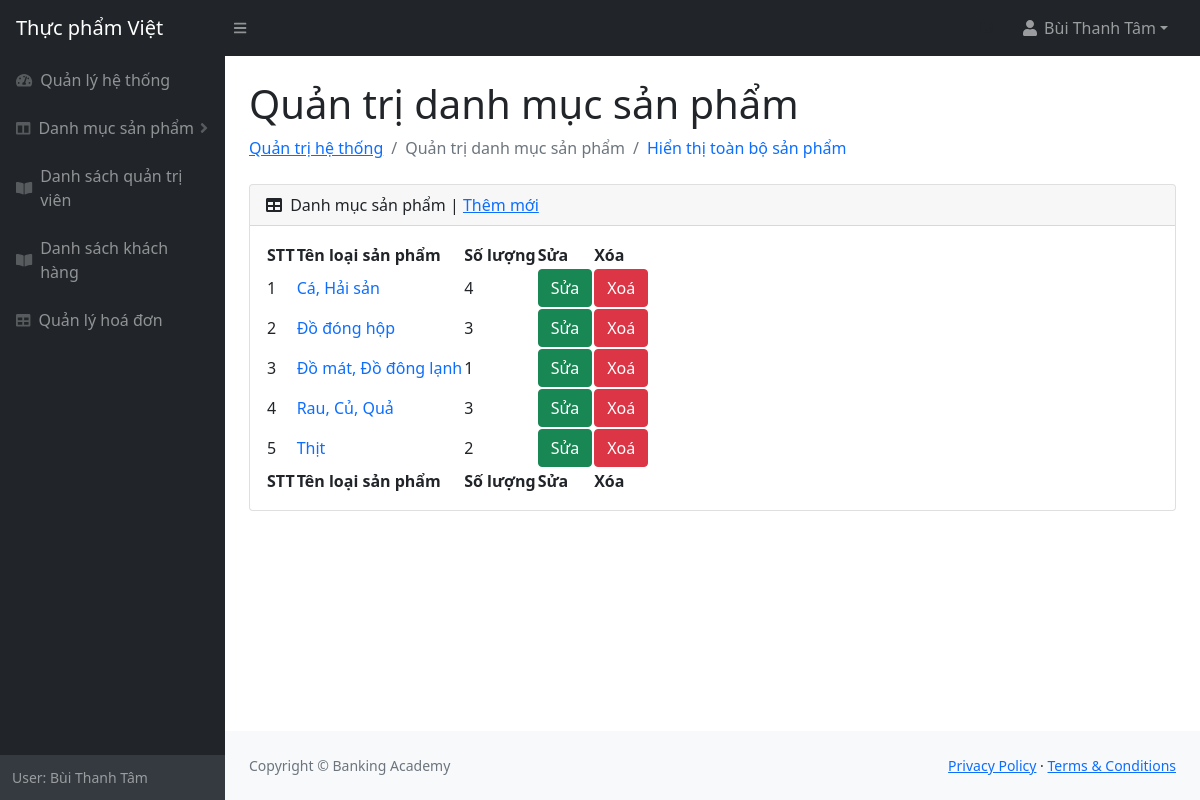
The app's page /admin/danhmuc.php (signed in) with its own data.
### tables this page shows
CREATE TABLE `tbl_loaisanpham` (
  `loaisanpham_id` int(11) NOT NULL,
  `ten_loaisanpham` varchar(50) NOT NULL
);

### admin/danhmuc.php (the view, shortened to what this page needs)
<!DOCTYPE html>
<html lang="en">
    <head>
        <link href="https://cdn.jsdelivr.net/npm/simple-datatables@latest/dist/style.css" rel="stylesheet" />
        <link href="css/styles.css" rel="stylesheet" />
    </head>
    <body class="sb-nav-fixed">
        <?php
        include("slide.php");
        ?>
            <div id="layoutSidenav_content">
                <main>
                    <div class="container-fluid px-4">
                        <h1 class="mt-4">Quản trị danh mục sản phẩm</h1>
                        <ol class="breadcrumb mb-4">
                            <li class="breadcrumb-item"><a href="index.php">Quản trị hệ thống</a></li>
                            <li class="breadcrumb-item active">Quản trị danh mục sản phẩm</li>
                            <li class="breadcrumb-item "><a style="text-decoration: none" href="toanbosanpham.php">Hiển thị toàn bộ sản phẩm</a></li>
                        </ol>
                        <div class="card mb-4">
                            <div class="card-header">
                                <i class="fas fa-table me-1"></i>
                                Danh mục sản phẩm | <a href="danhmucthemmoi.php">Thêm mới</a>
                            </div>
                            <div class="card-body">
                                <table id="datatablesSimple">
                                    <thead>
                                        <tr>
                                            <th>STT</th>
                                            <th>Tên loại sản phẩm</th>
                                            <th>Số lượng</th>
                                            <th>Sửa</th>
                                            <th>Xóa</th>
                                        </tr>
                                    </thead>
                                    <tfoot>
                                        <tr>
                                             <th>STT</th>
                                            <th>Tên loại sản phẩm</th>
                                            <th>Số lượng</th>
                                            <th>Sửa</th>
                                            <th>Xóa</th>
                                        </tr>
                                    </tfoot>
                                    <tbody>
                                    <?php
                                        $sql = "
                                                  SELECT tbl_loaisanpham.loaisanpham_id, tbl_loaisanpham.ten_loaisanpham, COUNT(tbl_sanpham.sanpham_id) FROM tbl_loaisanpham LEFT JOIN tbl_sanpham ON  tbl_loaisanpham.loaisanpham_id=tbl_sanpham.loaisanpham_id GROUP BY tbl_loaisanpham.loaisanpham_id;
                                        ";
                                        $ket_qua = mysqli_query($ket_noi, $sql);
                                        $i=0;
                                        while ($row = mysqli_fetch_array($ket_qua)) {
                                            $i++;
                                    ;?>
                                        <tr>
                                            <td><?php echo $i;?></td>
                                            <td><a style="text-decoration: none" href="sanpham.php?id=<?php echo $row["loaisanpham_id"];?>"><?php echo $row["ten_loaisanpham"];?></a></td>
                                            <td><?php echo $row["COUNT(tbl_sanpham.sanpham_id)"];?></td>
                                            <td><a class="btn btn-success" href="danhmucsua.php?id=<?php echo $row["loaisanpham_id"]; ?>">Sửa</a></td>
                                            <td><a class="btn btn-danger" href="danhmucxoa.php?id=<?php echo $row["loaisanpham_id"]; ?>" onclick="return confirm('Bạn có muốn xoá?')">Xoá</a></td>
                                        </tr>
                                    <?php
                                        }
                                    ;?>
                                    </tbody>
                                </table>
                            </div>
                        </div>
                    </div>
                </main>
                <footer class="py-4 bg-light mt-auto">
                    <div class="container-fluid px-4">
                        <div class="d-flex align-items-center justify-content-between small">
                            <div class="text-muted">Copyright &copy; Banking Academy</div>
                            <div>
                                <a href="#">Privacy Policy</a>
                                &middot;
                                <a href="#">Terms &amp; Conditions</a>
                            </div>
                        </div>
                    </div>
                </footer>
            </div>
        </div>
    </body>
</html>

### records on screen
tbl_loaisanpham: ten_loaisanpham "Cá, Hải sản", COUNT "4"
tbl_loaisanpham: ten_loaisanpham "Đồ đóng hộp", COUNT "3"
tbl_loaisanpham: ten_loaisanpham "Đồ mát, Đồ đông lạnh", COUNT "1"
tbl_loaisanpham: ten_loaisanpham "Rau, Củ, Quả", COUNT "3"
tbl_loaisanpham: ten_loaisanpham "Thịt", COUNT "2"

### other values on screen
$_SESSION['ten_admin'] "Bùi Thanh Tâm"
